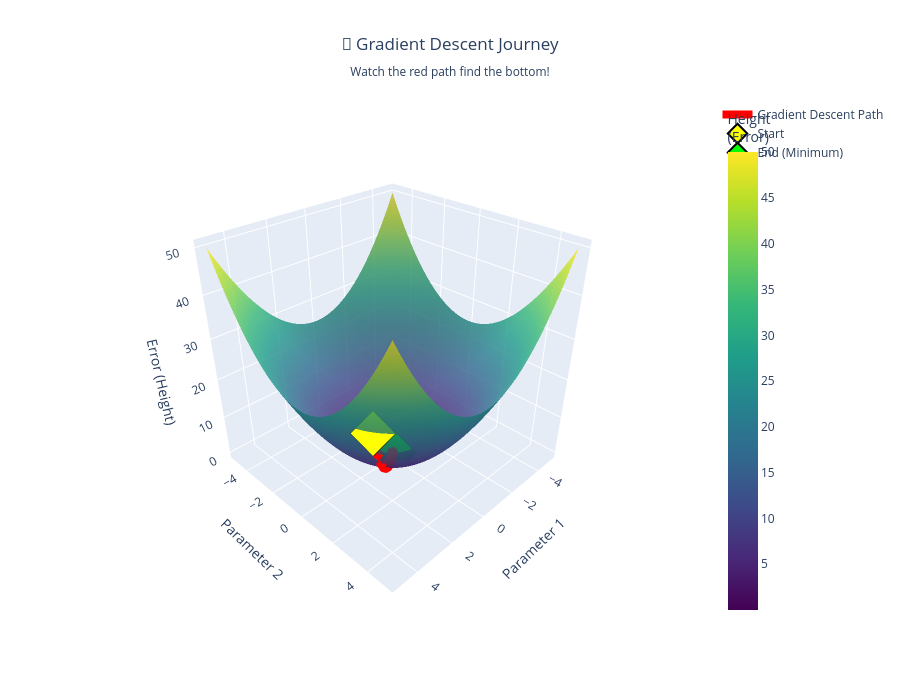

The notebook cell saved with this chart:
### Markdown cell above
## Step 2: Gradient Descent in Action

Now let's start at a random point and watch gradient descent find the bottom!

**How it works:**
1. 🎯 **Start** at a random point (shown in red)
2. 👀 **Look around** to find which direction is most downhill
3. 👣 **Take a small step** in that direction
4. 🔁 **Repeat** until we reach the bottom

The **learning rate** controls how big each step is:
- Too small = takes forever to reach the bottom
- Too large = might overshoot and miss the bottom

### Code cell
def gradient_descent_path(start_x, start_y, learning_rate=0.1, num_steps=50):
    """
    Simulate gradient descent and record the path taken
    """
    # Store the path
    path_x = [start_x]
    path_y = [start_y]
    path_z = [start_x**2 + start_y**2]
    
    x, y = start_x, start_y
    
    for step in range(num_steps):
        # Calculate the gradient (slope)
        # For Z = X² + Y², the gradients are:
        # dZ/dX = 2X  and  dZ/dY = 2Y
        grad_x = 2 * x
        grad_y = 2 * y
        
        # Take a step in the opposite direction of the gradient (downhill)
        x = x - learning_rate * grad_x
        y = y - learning_rate * grad_y
        
        # Record the new position
        path_x.append(x)
        path_y.append(y)
        path_z.append(x**2 + y**2)
    
    return path_x, path_y, path_z

# Start from a random point high up on the surface
start_x, start_y = 4.0, 3.0
path_x, path_y, path_z = gradient_descent_path(start_x, start_y, learning_rate=0.1, num_steps=50)

# Create the visualization
fig = go.Figure()

# Add the surface
fig.add_trace(go.Surface(
    x=X, y=Y, z=Z,
    colorscale='Viridis',
    showscale=True,
    opacity=0.8,
    name='Error Surface',
    colorbar=dict(title="Height<br>(Error)")
))

# Add the path taken by gradient descent
fig.add_trace(go.Scatter3d(
    x=path_x, y=path_y, z=path_z,
    mode='lines+markers',
    name='Gradient Descent Path',
    line=dict(color='red', width=8),
    marker=dict(size=6, color='red')
))

# Mark the starting point
fig.add_trace(go.Scatter3d(
    x=[path_x[0]], y=[path_y[0]], z=[path_z[0]],
    mode='markers',
    name='Start',
    marker=dict(size=15, color='yellow', symbol='diamond',
                line=dict(color='black', width=2))
))

# Mark the end point (minimum)
fig.add_trace(go.Scatter3d(
    x=[path_x[-1]], y=[path_y[-1]], z=[path_z[-1]],
    mode='markers',
    name='End (Minimum)',
    marker=dict(size=15, color='lime', symbol='diamond',
                line=dict(color='black', width=2))
))

fig.update_layout(
    title=dict(
        text="🎯 Gradient Descent Journey<br><sub>Watch the red path find the bottom!</sub>",
        x=0.5,
        xanchor='center'
    ),
    scene=dict(
        xaxis_title="Parameter 1",
        yaxis_title="Parameter 2",
        zaxis_title="Error (Height)",
        camera=dict(
            eye=dict(x=1.5, y=1.5, z=1.3)
        )
    ),
    width=900,
    height=700
)

fig.show()

print(f"\n📍 Journey Summary:")
print(f"   Started at: ({path_x[0]:.2f}, {path_y[0]:.2f}) with error = {path_z[0]:.2f}")
print(f"   Ended at: ({path_x[-1]:.4f}, {path_y[-1]:.4f}) with error = {path_z[-1]:.6f}")
print(f"   Took {len(path_x)} steps to get there")
print(f"   Error reduction: {((path_z[0] - path_z[-1]) / path_z[0] * 100):.1f}%")

### Figure 1 — Plotly figure (JSON) as saved in the notebook; plotly's stock layout.template omitted (floating-point values rounded to 4 significant figures; data arrays with more than 128 entries replaced by an {"elided": "..."} marker saying what was removed)
{"data": [{"colorbar": {"title": {"text": "Height<br>(Error)"}}, "colorscale": [[0.0, "#440154"], [0.1111, "#482878"], [0.2222, "#3e4989"], [0.3333, "#31688e"], [0.4444, "#26828e"], [0.5556, "#1f9e89"], [0.6667, "#35b779"], [0.7778, "#6ece58"], [0.8889, "#b5de2b"], [1.0, "#fde725"]], "name": "Error Surface", "opacity": 0.8, "showscale": true, "type": "surface", "x": {"elided": "100x100 float values"}, "y": {"elided": "100x100 float values"}, "z": {"elided": "100x100 float values"}}, {"line": {"color": "red", "width": 8}, "marker": {"color": "red", "size": 6}, "mode": "lines+markers", "name": "Gradient Descent Path", "type": "scatter3d", "x": [4.0, 3.2, 2.56, 2.048, 1.638, 1.311, 1.049, 0.8389, 0.6711, 0.5369, 0.4295, 0.3436, 0.2749, 0.2199, 0.1759, 0.1407, 0.1126, 0.09007, 0.07206, 0.05765, 0.04612, 0.03689, 0.02951, 0.02361, 0.01889, 0.01511, 0.01209, 0.009671, 0.007737, 0.00619, 0.004952, 0.003961, 0.003169, 0.002535, 0.002028, 0.001623, 0.001298, 0.001038, 0.0008308, 0.0006646, 0.0005317, 0.0004254, 0.0003403, 0.0002722, 0.0002178, 0.0001742, 0.0001394, 0.0001115, 8.92e-05, 7.136e-05, 5.709e-05], "y": [3.0, 2.4, 1.92, 1.536, 1.229, 0.983, 0.7864, 0.6291, 0.5033, 0.4027, 0.3221, 0.2577, 0.2062, 0.1649, 0.1319, 0.1056, 0.08444, 0.06755, 0.05404, 0.04323, 0.03459, 0.02767, 0.02214, 0.01771, 0.01417, 0.01133, 0.009067, 0.007254, 0.005803, 0.004642, 0.003714, 0.002971, 0.002377, 0.001901, 0.001521, 0.001217, 0.0009736, 0.0007788, 0.0006231, 0.0004985, 0.0003988, 0.000319, 0.0002552, 0.0002042, 0.0001633, 0.0001307, 0.0001045, 8.363e-05, 6.69e-05, 5.352e-05, 4.282e-05], "z": [25.0, 16.0, 10.24, 6.554, 4.194, 2.684, 1.718, 1.1, 0.7037, 0.4504, 0.2882, 0.1845, 0.1181, 0.07556, 0.04836, 0.03095, 0.01981, 0.01268, 0.008113, 0.005192, 0.003323, 0.002127, 0.001361, 0.0008711, 0.0005575, 0.0003568, 0.0002284, 0.0001462, 9.354e-05, 5.986e-05, 3.831e-05, 2.452e-05, 1.569e-05, 1.004e-05, 6.428e-06, 4.114e-06, 2.633e-06, 1.685e-06, 1.078e-06, 6.902e-07, 4.417e-07, 2.827e-07, 1.809e-07, 1.158e-07, 7.411e-08, 4.743e-08, 3.035e-08, 1.943e-08, 1.243e-08, 7.957e-09, 5.093e-09]}, {"marker": {"color": "yellow", "line": {"color": "black", "width": 2}, "size": 15, "symbol": "diamond"}, "mode": "markers", "name": "Start", "type": "scatter3d", "x": [4.0], "y": [3.0], "z": [25.0]}, {"marker": {"color": "lime", "line": {"color": "black", "width": 2}, "size": 15, "symbol": "diamond"}, "mode": "markers", "name": "End (Minimum)", "type": "scatter3d", "x": [5.709e-05], "y": [4.282e-05], "z": [5.093e-09]}], "layout": {"height": 700, "scene": {"camera": {"eye": {"x": 1.5, "y": 1.5, "z": 1.3}}, "xaxis": {"title": {"text": "Parameter 1"}}, "yaxis": {"title": {"text": "Parameter 2"}}, "zaxis": {"title": {"text": "Error (Height)"}}}, "title": {"text": "🎯 Gradient Descent Journey<br><sub>Watch the red path find the bottom!</sub>", "x": 0.5, "xanchor": "center"}, "width": 900}}
